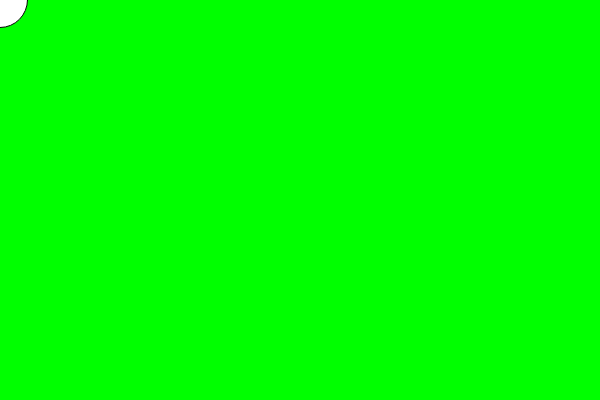
Frame 1 (no input)
Frame 60 (no input): identical to frame 1, image omitted
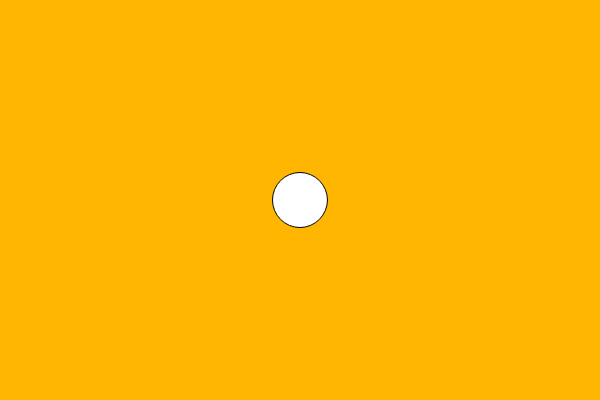
Frame 120 (the mouse pressed at the canvas centre since frame 60)

The p5.js sketch that drew these frames (run headless with seeded random() and noise() and a simulated clock; from frame 60 on, the mouse is pressed at the canvas centre):

// p5.js sketch
// ── sketch.js
function setup() {
  createCanvas(600, 400);
}

function draw() {
  a = map(mouseX, 0, 233, 0, 255);
  b = map(mouseX, 234, 466, 255, 0);
  c = map(mouseX, 467, 600, 0, 255);
  background(a,b,c);
  var x = mouseX;
  var y = mouseY;
  //x position,y position,width,height
  ellipse(x, y, 55, 55);
}
